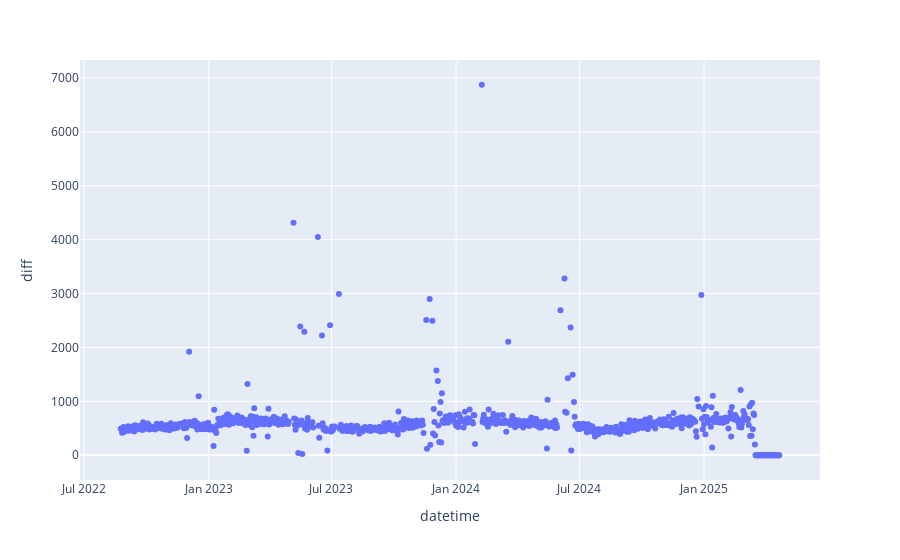

The notebook cell this image was saved under:
### Code cell
import plotly.express as px

fig = px.scatter(df_s, x="datetime", y="diff")
fig.update_layout(template="plotly")
fig.show()

### Figure 1 — Plotly figure (JSON) as saved in the notebook; plotly's stock layout.template omitted (floating-point values rounded to 4 significant figures; data arrays with more than 128 entries replaced by an {"elided": "..."} marker saying what was removed)
{"data": [{"hovertemplate": "datetime=%{x}<br>diff=%{y}<extra></extra>", "legendgroup": "", "marker": {"color": "#636efa", "symbol": "circle"}, "mode": "markers", "name": "", "orientation": "v", "showlegend": false, "x": {"elided": "902 str values"}, "xaxis": "x", "y": {"elided": "902 float values"}, "yaxis": "y", "type": "scatter"}], "layout": {"xaxis": {"anchor": "y", "domain": [0.0, 1.0], "title": {"text": "datetime"}}, "yaxis": {"anchor": "x", "domain": [0.0, 1.0], "title": {"text": "diff"}}, "legend": {"tracegroupgap": 0}, "margin": {"t": 60}}}
